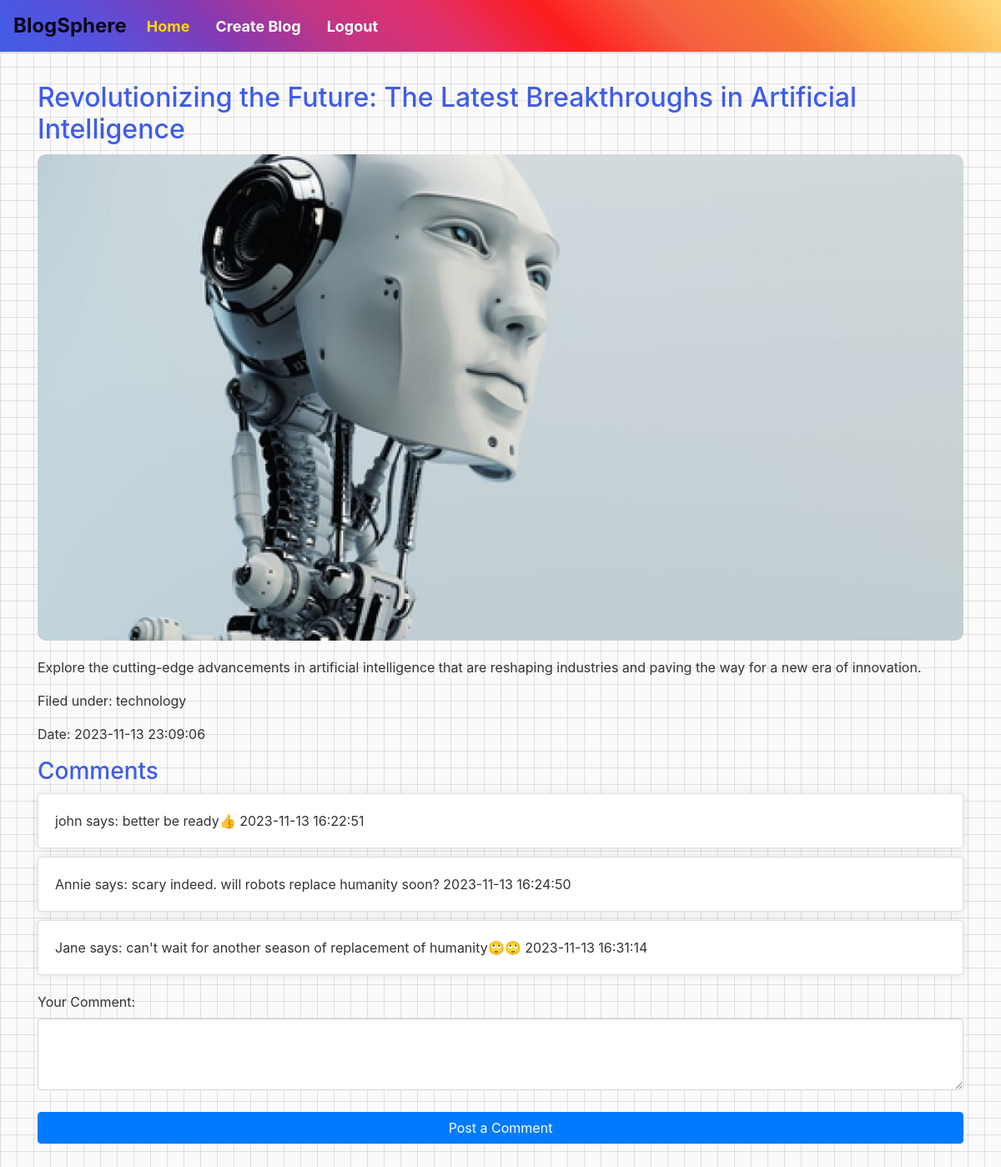
Page /view_blog.php?blogID=2 on the committed database.
### tables this page shows
CREATE TABLE `post` (
  `blogID` bigint(20) NOT NULL,
  `blog_title` varchar(255) NOT NULL,
  `blog_content` varchar(255) NOT NULL,
  `dateTime_created` datetime NOT NULL,
  `blog_cat` varchar(255) NOT NULL,
  `blog_pic` varchar(255) NOT NULL
);

CREATE TABLE `comment` (
  `commentID` bigint(11) NOT NULL,
  `blogID` bigint(20) NOT NULL,
  `UserNAME` varchar(255) NOT NULL,
  `Comment` text NOT NULL,
  `DateTime` datetime NOT NULL
);

### view_blog.php (the view, shortened to what this page needs)
<?php
require_once('conn.php');
if (isset($_GET['blogID'])) {
    $blogID = $_GET['blogID'];
    $stmt = $conn->prepare("SELECT * FROM post WHERE blogID = ?");
    $stmt->bind_param('i', $blogID);
    $stmt->execute();
    $result = $stmt->get_result();
    if ($result->num_rows > 0) {
        $blogEntry = $result->fetch_assoc();
    } else {
        echo "Blog entry not found.";
        exit();
    }
    $stmt = $conn->prepare("SELECT * FROM comment WHERE blogID = ?");
    $stmt->bind_param('i', $blogID);
    $stmt->execute();
    $commentsResult = $stmt->get_result();
    if ($commentsResult->num_rows > 0) {
        $comments = $commentsResult->fetch_all(MYSQLI_ASSOC);
    } else {
        $comments = [];
    }
} else {
    echo "Invalid request.";
    exit();
}
?>
<!DOCTYPE html>
<html lang="en">
<head>
    <link rel="stylesheet" href="https://stackpath.bootstrapcdn.com/bootstrap/4.5.2/css/bootstrap.min.css">
</head>
<body>
    <?php include('navbar.php'); ?>
    <div class="container mt-5">
        <h2><?= htmlspecialchars($blogEntry['blog_title']); ?></h2>
        <?php if (!empty($blogEntry['blog_pic'])) : ?>
            <img src="<?= htmlspecialchars($blogEntry['blog_pic']); ?>" class="img-fluid mx-auto d-block" alt="Blog Image">
        <?php endif; ?>
        <p><?= htmlspecialchars($blogEntry['blog_content']); ?></p>
        <p>Filed under: <?= htmlspecialchars($blogEntry['blog_cat']); ?></p>
        <p>Date: <?= htmlspecialchars($blogEntry['dateTime_created']); ?></p>
        <h3>Comments</h3>
        <?php foreach ($comments as $comment) : ?>
            <div class="card">
                <div class="card-body">
                    <p class="card-text"><?= htmlspecialchars($comment['UserNAME']) ?> says: <?= htmlspecialchars($comment['Comment']); ?> <?= htmlspecialchars($comment['DateTime']); ?></p>
                </div>
            </div>
        <?php endforeach; ?>
        <form action="post_comment.php" method="post">
            <div class="form-group">
                <label for="comment">Your Comment:</label>
                <textarea class="form-control" id="comment" name="comment" rows="3" required></textarea>
            </div>
            <button type="submit" class="btn btn-primary">Post a Comment</button>
        </form>
    </div>
</body>
</html>

### navbar.php (shortened to what this page needs)
<!DOCTYPE html>
<html lang="en">
<head>
    <link rel="stylesheet" href="https://stackpath.bootstrapcdn.com/bootstrap/4.5.2/css/bootstrap.min.css">
</head>
<body>
    <nav class="navbar navbar-expand-lg navbar-light bg-light fixed-top">
        <a class="navbar-brand" href="#">BlogSphere</a>
        <div class="collapse navbar-collapse" id="navbarNav">
            <ul class="navbar-nav">
                <li class="nav-item active">
                    <a class="nav-link" href="home.php">Home</a>
                </li>
                <li class="nav-item">
                    <a class="nav-link" href="create_blog.php">Create Blog</a>
                </li>
                <li class="nav-item">
                    <a class="nav-link" href="logout.php">Logout</a>
                </li>
            </ul>
        </div>
    </nav>
</body>
</html>

### view_blog.php (style rules this page uses)
body { padding-top: 50px; background-color: #fafafa; }
body::before { content: ""; position: fixed; top: 0; left: 0; width: 100%; height: 100%; background-image: linear-gradient(rgba(0, 0, 0, 0.1) 1px, transparent 1px), linear-gradient(90deg, rgba(0, 0, 0, 0.1) 1px, transparent 1px); background-size: 20px 20px; z-index: -1; }
.container { margin-top: 20px; }
h2 { color: #405de6; font-size: 15px; }
img { max-width: 100%; height: auto; margin-top: 10px; margin-bottom: 20px; border-radius: 10px; }
p { margin-top: 20px; color: #333; }
h3 { color: #405de6; margin-top: 20px; }
.card { margin-top: 10px; border: none; border-radius: 10px; box-shadow: 0 0 10px rgba(0, 0, 0, 0.1); }
.card-body { padding: 15px; }
.card-text { color: #333; }
.form-group { margin-top: 20px; }
label { color: #333; }
textarea { border: 2px solid #ddd; border-radius: 5px; width: 100%; }
.btn-primary { background-color: #405de6; border: none; width: 100%; margin-top: 10px; }
body { margin-bottom: 200px; }
.btn-primary { margin-bottom: 60px; }
img { max-width: 100%; height: auto; margin-top: 10px; border-radius: 10px; display: block; margin-left: auto; margin-right: auto; }

### navbar.php (style rules this page uses)
body { background-color: #fafafa; }
.navbar { background: linear-gradient(45deg, #405de6, #5851db, #833ab4, #c13584, #e1306c, #fd1d1d, #f56040, #f77737, #fcaf45, #ffdc80); border-bottom: 2px solid #ddd; }
.navbar-brand { color: #fff; font-weight: bold; font-size: 24px; }
.navbar-nav .nav-item .nav-link { color: #fff; margin-right: 15px; font-weight: bold; font-size: 18px; transition: color 0.3s; }
.navbar-nav .nav-item.active .nav-link { color: #ffd700; }

### rows in the picture
post: blog_title "Revolutionizing the Future: The Latest Breakthroughs in Artificial Intelligence", blog_pic (picture), blog_content "Explore the cutting-edge advancements in artificial intelligence that are reshaping industries and paving the way for a new era of innovation.", blog_cat "technology", dateTime_created "2023-11-13 23:09:06"
comment: UserNAME "john", Comment "better be ready👍", DateTime "2023-11-13 16:22:51"
comment: UserNAME "Annie", Comment "scary indeed. will robots replace humanity soon?", DateTime "2023-11-13 16:24:50"
comment: UserNAME "Jane", Comment "can't wait for another season of replacement of humanity🙄🙄", DateTime "2023-11-13 16:31:14"
